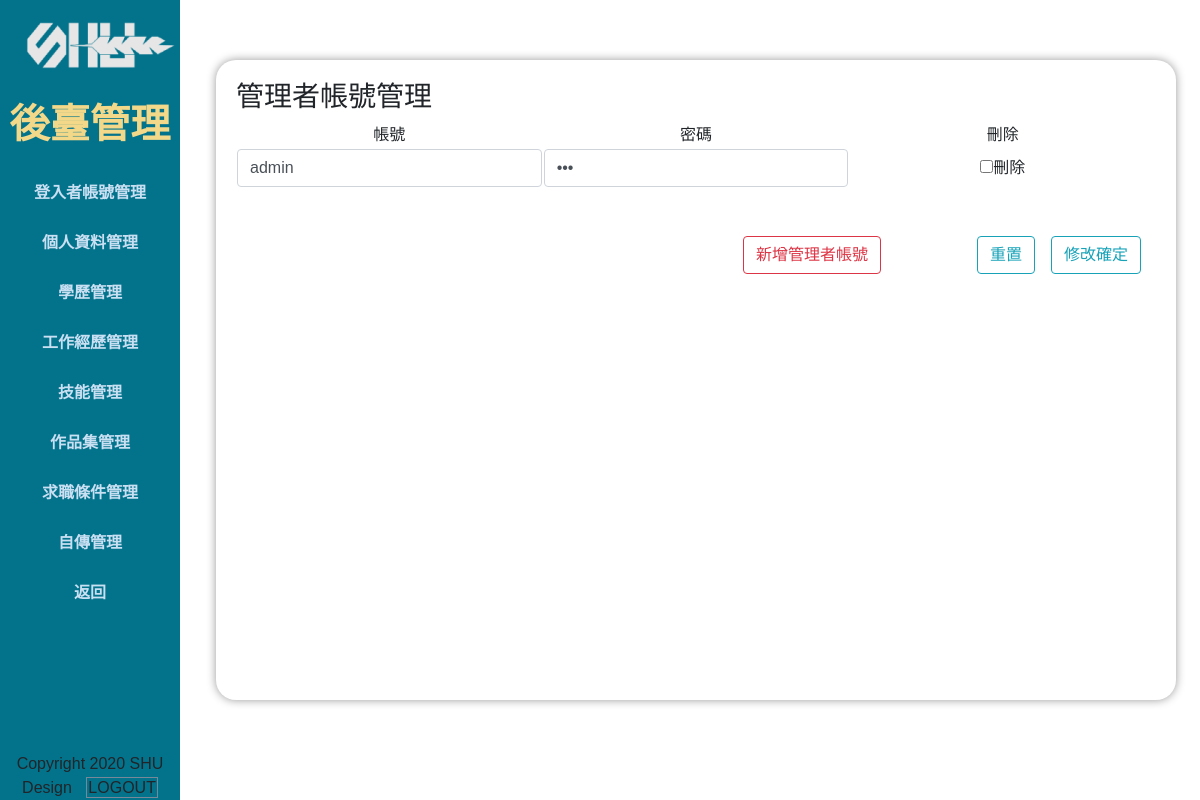
Before: /admin.php (signed in) with the older database file.
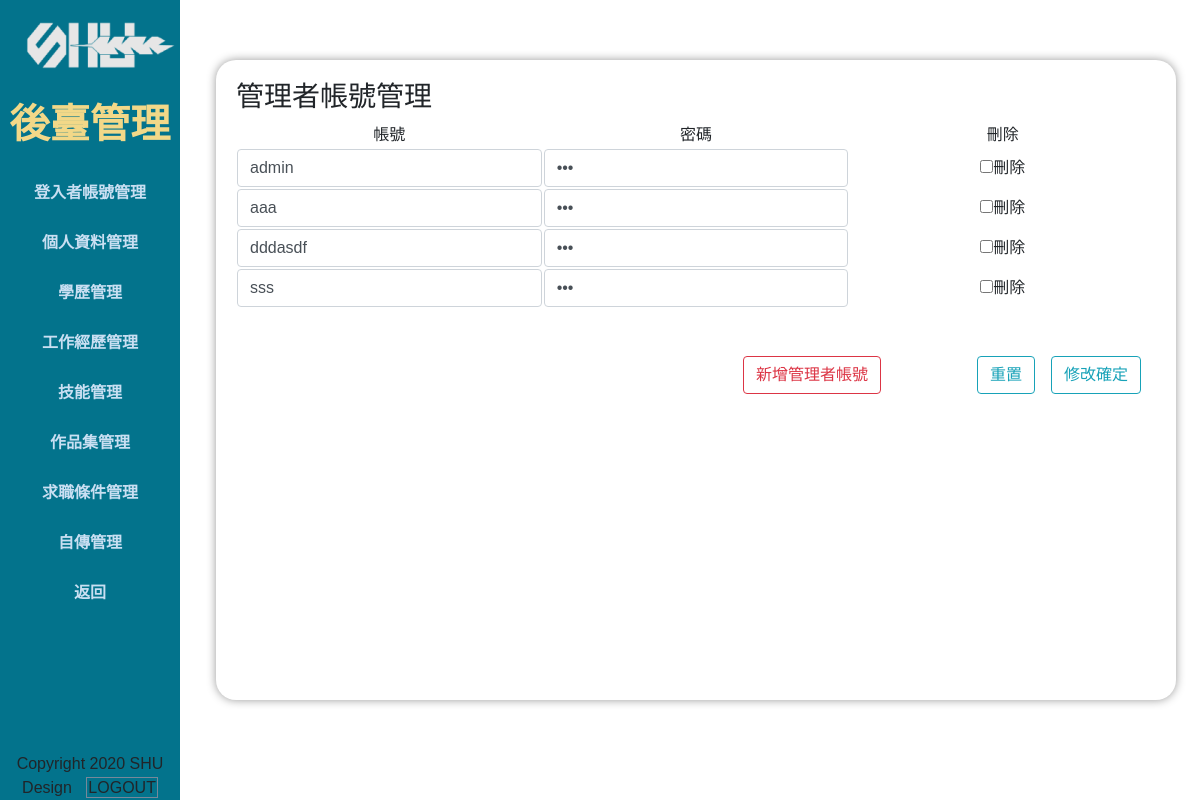
After: the same page with the newer database file.
### tables this page shows
CREATE TABLE `res_admin` (
  `id` int(10) UNSIGNED NOT NULL,
  `acc` text NOT NULL,
  `pw` text NOT NULL
);

### base.php (called while the page is built, shortened)
<?php
class DB{
    private $dsn="mysql:host=localhost;charset=utf8;dbname=resume";
    private $root="root";
    private $password="";
    private $table;
    private $pdo;
    public function __construct($table){
        $this->table=$table;
        $this->pdo=new PDO($this->dsn,$this->root,$this->password);
    }
    public function all(...$arg){
        $sql="select * from $this->table ";
        return $this->pdo->query($sql)->fetchAll();
    }
}
?>

### backend/res_admin.php (the view, shortened to what this page needs)
<?php include_once "./base.php" ?>
<div>
    <h3 class="bd">管理者帳號管理</h3>
    <form method="post" action="api/edit.php">
        <table width="100%">
            <tbody>
                <tr class="yel">
                    <td width="30%">帳號</td>
                    <td width="30%">密碼</td>
                    <td width="30%">刪除</td>
                </tr>
                <?php
                    $table=$do;
                    $db=new DB($table);
                    $rows=$db->all();
                    foreach($rows as $row){
                ?>
                <tr style="text-align: center;">
                    <td><input class="form-control" type="text" name="acc[]" value="<?=$row['acc'];?>"></td>
                    <td><input class="form-control" type="password" name="pw[]" value="<?=$row['pw'];?>"></td>
                    <td> <input type="checkbox" name="del[]" value="<?=$row['id'];?>">刪除</td>
                </tr>
                <?php
                    }
                ?>
            </tbody>
        </table>
        <div class="container mt-5 ">
            <input class="float-right ml-3 btn btn-outline-info" type="submit" value="修改確定">
            <input class="float-right ml-5 btn btn-outline-info" type="reset" value="重置">
            <button type="button" class="float-right mr-5 btn btn-outline-danger" onclick="op(&#39;#cover&#39;,&#39;#cvr&#39;,&#39;./modal/res_admin.php?table=<?=$table;?>&#39;)">新增管理者帳號</button>
        </div>
    </form>
</div>

### admin.php (shortened to what this page needs)
<?php include_once "base.php" ;
?>
<!DOCTYPE html>
<html lang="en">
  <head>
    <link href="vendor/bootstrap/css/bootstrap.css" rel="stylesheet" />
    <link rel="stylesheet" href="assets/css/admin-style.css" />
  </head>
  <body>
    <div id="page-wraper">
      <div class="responsive-nav">
        <div id="menu" class="menu">
          <div class="container">
            <div class="t-image">
              <a href="index.php"><img src="assets/images/LOGO-USING.png" alt="" /></a>
            </div>
            <h4 class="name">後臺管理</h4>
            <nav class="main-nav" role="navigation">
              <ul class="main-menu">
                <li><a href="?do=res_admin">登入者帳號管理</a></li>
                <li><a href="?do=res_profile">個人資料管理</a></li>
                <li><a href="?do=res_edu_exp">學歷管理</a></li>
                <li><a href="?do=res_work_exp">工作經歷管理</a></li>
                <li><a href="?do=res_skills">技能管理</a></li>
                <li><a href="?do=res_portfolio">作品集管理</a></li>
                <li><a href="?do=res_jsc">求職條件管理</a></li>
                <li><a href="?do=res_intro">自傳管理</a></li>
                <li><a href="index.php">返回</a></li>
              </ul>
            </nav>
            <div class="copyright-text">
              <span>Copyright 2020 SHU Design</span>
              <span class="login"><a href="api/logout.php">LOGOUT</a></span>
            </div>
          </div>
        </div>
      </div>
    </div>
    <div class="di">
      <?php
              $do=(!empty($_GET['do']))?$_GET['do']:'res_admin';
              $file='backend/'.$do.".php";
			if(file_exists($file)){
                  include $file;
              }else{
                  include 'backend/res_admin.php';
              }
			?>
    </div>
  </body>
</html>

### assets/css/admin-style.css (style rules this page uses)
body { font-family: 'Lato', sans-serif; font-family: 'Noto Sans TC', sans-serif; }
input, select, textarea { outline: none; }
a, a:hover { text-decoration: none; }
h4 { font-size: 26px; font-weight: 700; color: #D93D4A; letter-spacing: 0.25px; }
h4.name { color: #F2D888; margin: 20px 0px; font-size: 40px; }
.t-image { margin: auto; margin-top: 20px; width: 200px; overflow: hidden; }
ul { padding: 0; margin: 0; list-style: none; }
ul li { display: inline-block; }
html { box-sizing: border-box; }
*, *:before, *:after { -webkit-box-sizing: inherit; -moz-box-sizing: inherit; box-sizing: inherit; }
.container { margin: 0 auto; }
.main-nav { text-align: center; }
.main-nav li { display: block; }
.main-nav li a { height: 50px; line-height: 50px; display: inline-block; font-size: 16px; font-weight: 700; color: #C9DFF2; width: 100%; transition: all 0.5s; }
.menu .copyright-text { margin: auto; position: absolute; bottom: 0; }
.menu:before, .menu:after { content: ""; display: table; }
.menu:after { clear: both; }
.menu a { text-decoration: none; color: inherit; }
.menu { text-align: center; }
.menu { left: 0%; transition:transform 233ms cubic-bezier(0, 0, 0.21, 1); -webkit-overflow-scrolling: touch; background-color: #03738C; box-sizing: border-box; height: 100vh; max-height: 100vh !important; max-width: 80vw !important; min-width: 45px !important; outline: none; overflow-x: hidden !important; overflow-y: auto !important; padding: 0; position: fixed !important; top: calc(0px); width: 15%; will-change: transform; z-index: 9999 !important; }
.menu .container { padding-left: 0; padding-right: 0; }
.login { margin-left: 10px; padding: 1px; border: 1px solid lightslategray; }
.di { padding: 20px; border-radius: 20px; height: 900px; width: 80%; box-shadow: 0px 0px 10px #999; position: fixed ; left: 18%; height: 80vh; margin-top: 5%; }
.yel td { text-align:center; }

Changed rows visible on the page:
added res_admin: acc "aaa"
added res_admin: acc "dddasdf"
added res_admin: acc "sss"
